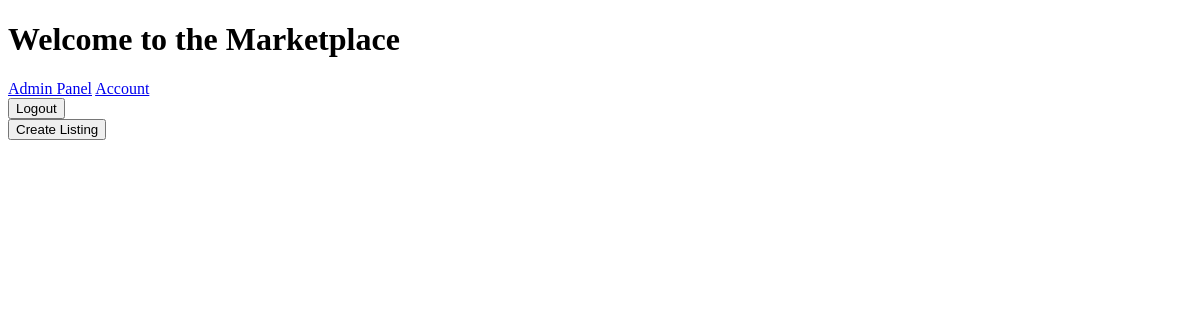
The page /home (signed in) on the database as committed earlier.
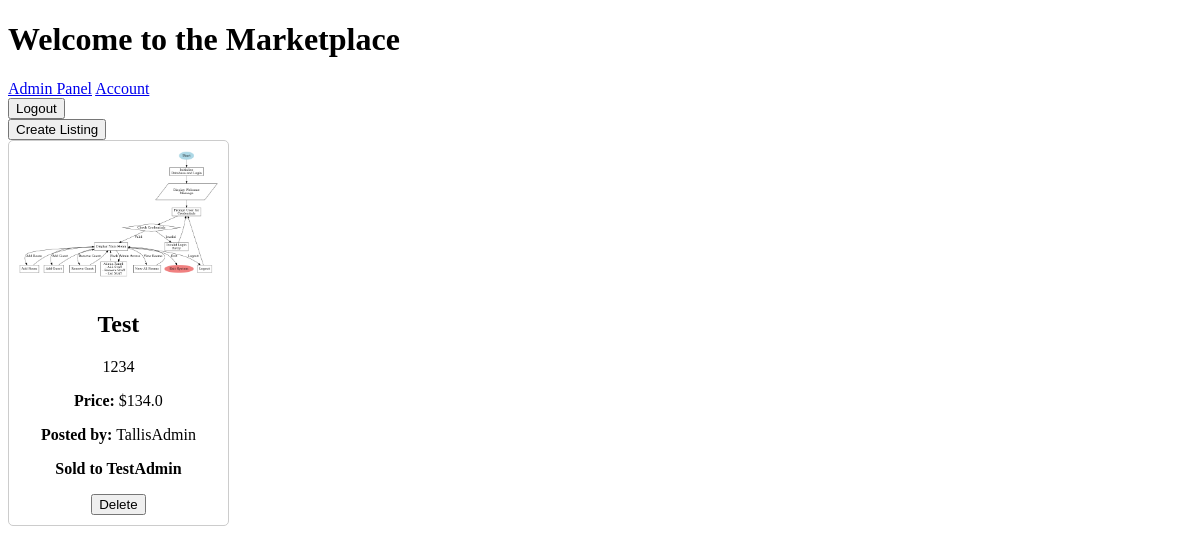
The same page on the database as committed later.
### models.py (models this page shows)
class Listing(db.Model):
    id = db.Column(db.Integer, primary_key=True)
    name = db.Column(db.String(150), nullable=False)
    description = db.Column(db.String(500), nullable=False)
    price = db.Column(db.Float, nullable=False)
    image_url = db.Column(db.String(500), nullable=False)
    username = db.Column(db.String(150), db.ForeignKey('user.username'))
    is_sold = db.Column(db.Boolean, default=False)
    buyer_username = db.Column(db.String(150), db.ForeignKey('user.username'), nullable=True)

### blueprints/home.py (the view)
@home_bp.route('/home')
def home_page():
    if not session.get('username'):
        return redirect(url_for('auth.login'))
    listings = Listing.query.all()
    is_admin = session.get('privilege') == '1'
    return render_template('home.html', listings=listings)

### templates/home.html (shortened to what this page needs)
<!DOCTYPE html>
<html lang="en">
<head>
</head>
<body>
    <h1>Welcome to the Marketplace</h1>
    {% if session.get('privilege') == 1 %}
    <a href="{{ url_for('admin.admin_panel') }}" class="admin-btn">Admin Panel</a>
    {% endif %}
    <a href="/account">Account</a>
    <form method="POST" action="/logout">
        <button type="submit">Logout</button>
    </form>
    <button id="createListingBtn">Create Listing</button>
    <div class="grid">
        {% for listing in listings %}
        <div class="listing">
            <img src="{{ url_for('static', filename=listing.image_url.split('static/')[-1]) }}" alt="{{ listing.name }}" width="100%">
            <h2>{{ listing.name }}</h2>
            <p>{{ listing.description }}</p>
            <p><strong>Price:</strong> ${{ listing.price }}</p>
            <p><strong>Posted by:</strong> {{ listing.username }}</p>
            {% if not listing.is_sold %}
                <form method="POST" action="{{ url_for('home.buy_listing', listing_id=listing.id) }}">
                    <button type="submit">Buy Now</button>
                </form>
            {% else %}
                <p><strong>Sold to {{ listing.buyer_username }}</strong></p>
            {% endif %}
            {% if session['username'] == listing.username or session.get('privilege') == 1 %}
                <form method="POST" action="/delete_listing/{{ listing.id }}">
                    <button type="submit">Delete</button>
                </form>
            {% endif %}
        </div>
        {% endfor %}
    </div>
</body>
</html>

### templates/home.html (style rules this page uses)
.grid { display: grid; grid-template-columns: repeat(auto-fill, minmax(200px, 1fr)); gap: 20px; }
.listing { border: 1px solid #ccc; padding: 10px; border-radius: 5px; text-align: center; }
.listing img { max-width: 100%; height: auto; margin-bottom: 10px; }

Rows that differ between the two databases and show on the page:
added Listing: image_url (picture), name "Test", description "1234", price "134.0", username "TallisAdmin", buyer_username "TestAdmin"
